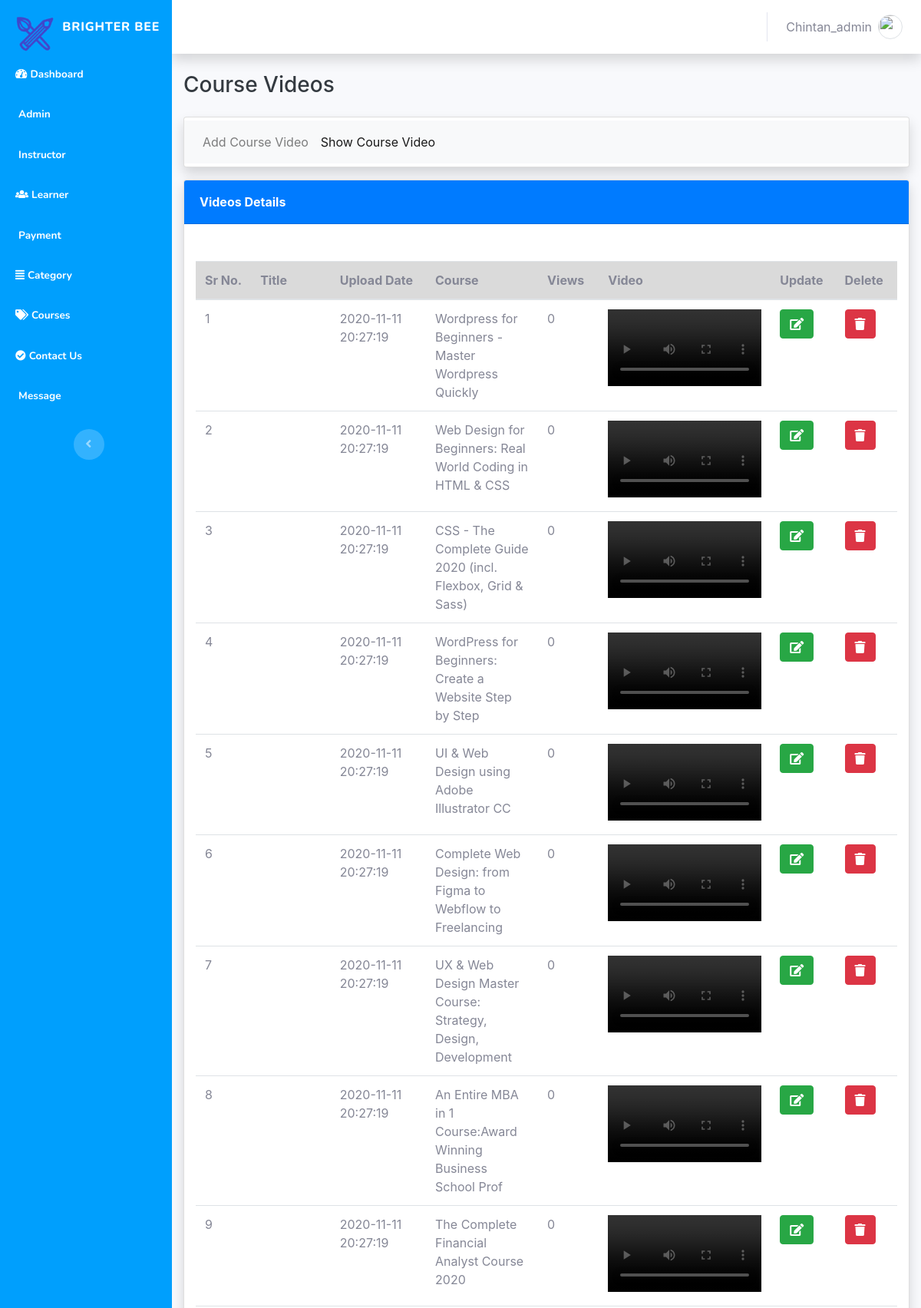
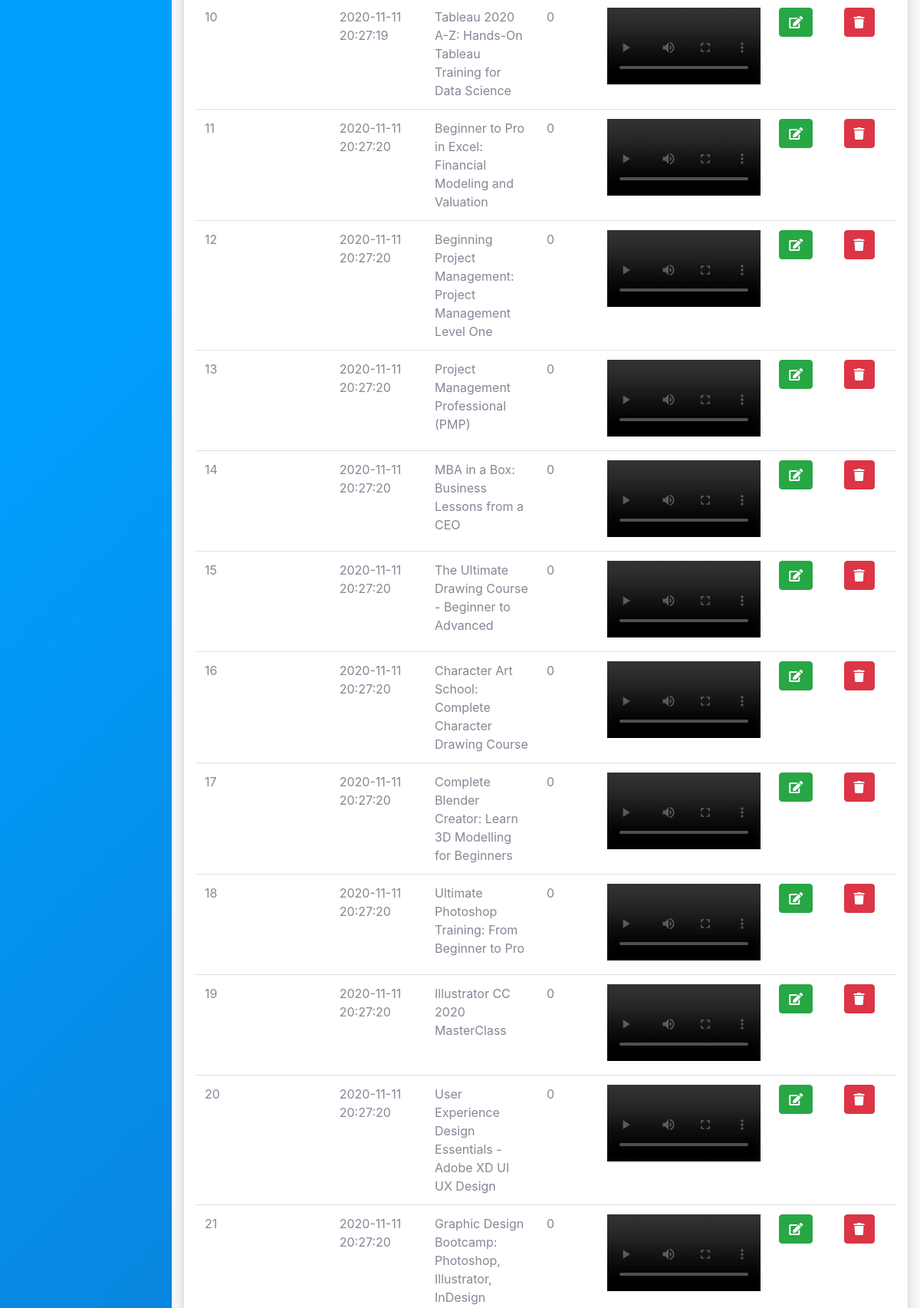
Screenshot of /admin/update-video.php (signed in, upper part) with the database file from the repository (2 pictures, top to bottom).
### tables this page shows
CREATE TABLE `videos` (
  `id` int(11) NOT NULL,
  `previewvideo` text NOT NULL,
  `mainvideo` text NOT NULL,
  `entityId` int(11) NOT NULL,
  `views` int(11) NOT NULL DEFAULT 0,
  `uploadDate` datetime NOT NULL DEFAULT current_timestamp()
);

CREATE TABLE `entities` (
  `id` int(11) NOT NULL,
  `name` varchar(250) NOT NULL,
  `thumbnail` varchar(250) NOT NULL DEFAULT 'entities/thumbnails/bel.jpg',
  `categoryId` int(11) NOT NULL,
  `short_des` text NOT NULL DEFAULT '\'Lorem Ipsum is simply dummy text of the printing and typesetting industry. Lorem Ipsum has been \'',
  `long_des` text NOT NULL DEFAULT '\'\\\'Lorem ipsum dolor sit amet, consectetur adipiscing elit. Integer nec odio. Praesent libero. Sed cursus ante dapibus diam. Sed nisi. Nulla quis sem at nibh elementum imperdiet. Duis sagittis ipsum. Praesent mauris. Fusce nec tellus sed augue semper porta. Mauris massa. Vestibulum lacinia arcu eget nulla. Class aptent taciti sociosqu ad litora torquent per conubia nostra, per inceptos himenaeos. Curabitur sodales ligula in libero. Sed dignissim lacinia nunc. Curabitur tortor. Pellentesque nibh. Aenean quam. In scelerisque sem at dolor. Maecenas mattis. Sed convallis tristique sem. Proin ut ligula vel nunc egestas porttitor. Morbi lectus risus, iaculis vel, suscipit quis, luctus non, massa.\\\'\'',
  `teacherid` int(11) DEFAULT NULL,
  `duration` varchar(50) NOT NULL DEFAULT '02:00:00',
  `student_en` varchar(3000) NOT NULL DEFAULT '109',
  `language` text NOT NULL DEFAULT 'English',
  `overview` text NOT NULL DEFAULT '\'Lorem ipsum dolor sit amet, consectetur adipiscing elit. Integer nec odio. Praesent libero. Sed cursus ante dapibus diam. Sed nisi. Nulla quis sem at nibh elementum imperdiet. Duis sagittis ipsum. Praesent mauris. Fusce nec tellus sed augue semper porta. Mauris massa. Vestibulum lacinia arcu eget nulla. Class aptent taciti sociosqu ad litora torquent per conubia nostra, per inceptos himenaeos. Curabitur sodales ligula in libero. Sed dignissim lacinia nunc. Curabitur tortor. Pellentesque nibh. Aenean quam. In scelerisque sem at dolor. Maecenas mattis. Sed convallis tristique sem. Proin ut ligula vel nunc egestas porttitor. Morbi lectus risus, iaculis vel, suscipit quis, luctus non, massa.\'',
  `requirmnet` text NOT NULL DEFAULT '\'\\\'Lorem ipsum dolor sit amet, consectetur adipiscing elit. Integer nec odio. Praesent libero. Sed cursus ante dapibus diam. Sed nisi. Nulla quis sem at nibh elementum imperdiet. Duis sagittis ipsum. Praesent mauris. Fusce nec tellus sed augue semper porta. Mauris massa. Vestibulum lacinia arcu eget nulla. Class aptent taciti sociosqu ad litora torquent per conubia nostra, per inceptos himenaeos. Curabitur sodales ligula in libero. Sed dignissim lacinia nunc. Curabitur tortor. Pellentesque nibh. Aenean quam. In scelerisque sem at dolor. Maecenas mattis. Sed convallis tristique sem. Proin ut ligula vel nunc egestas porttitor. Morbi lectus risus, iaculis vel, suscipit quis, luctus non, massa.\\\'\'',
  `status` tinyint(1) NOT NULL DEFAULT 0
);

### admin/update-video.php (the view, shortened to what this page needs)
<?php
require_once("include/header.php");
?>
<!DOCTYPE html>
<html>
<head>
<link rel="stylesheet" href="assets/bootstrap/css/bootstrap.min.css">
    <link rel="stylesheet" href="assets/fonts/fontawesome-all.min.css">
    <link rel="stylesheet" type="text/css" href="https://cdnjs.cloudflare.com/ajax/libs/twitter-bootstrap/4.1.1/css/bootstrap.min.css"/>
    <link rel="stylesheet" type="text/css" href="https://cdn.datatables.net/v/bs4-4.1.1/jq-3.3.1/dt-1.10.21/datatables.min.css"/>
</head>
<body id="page-top">
    <div id="wrapper">
        <?php require_once("include/sidebar.php");?>
        <div class="d-flex flex-column" id="content-wrapper">
            <div id="content">
                <?php require_once("include/topbar.php");?>
                <div class="container-fluid">
                    <h3 class="text-dark mb-4">Course Videos</h3>
                    <div class="row mb-3">
                        <div class="col-12">
                            <div class="row">
                                <div class="col">
                                    <div class="card shadow mb-3 py-1">
                                        <nav class="navbar navbar-expand-lg navbar-light bg-light">
                                            <div class="" id="navbarNav">
                                                <ul class="navbar-nav">
                                                <li class="nav-item ">
                                                    <a class="nav-link" href="add-Video.php">Add Course Video</a>
                                                </li>
                                                <li class="nav-item active">
                                                    <a class="nav-link" href="update-Video.php">Show Course Video<span class="sr-only">(current)</span></a>
                                                </li>
                                                </ul>
                                            </div>
                                        </nav>
                                    </div>
                                    <div class="card shadow mb-3">
                                        <div class="card-header bg-primary py-3">
                                            <p class="text-white m-0 font-weight-bold">Videos Details</p>
                                        </div>
                                        <div class="container-fluid">
                                            <div class="card-body">
                                                </div>
                                                <div class="table-responsive table mt-2" >
                                                    <table class="table  table-hover  my-0" >
                                                        <thead >
                                                            <tr class="table-active">
                                                                <th>Sr&nbsp;No.</th>
                                                                <th style="width:20%;">Title</th>
                                                                <th style="width:20%;">Upload Date</th>
                                                                <th style="width:10%;">Course</th>
                                                                <th style="width:10%;">Views</th>
                                                                <th style="width:10%;">Video</th>
                                                                <th style="width:10%;">Update</th>
                                                                <th style="width:10%;">Delete</th>
                                                            </tr>
                                                        </thead>
                                                        <tbody>
                                                            <?php
                                                                $query = $con->prepare("SELECT * FROM videos ");
                                                                $query->execute();
                                                                $c=0;
                                                                if ($query->rowCount() != 0) {
                                                                    while($row = $query->fetch(PDO::FETCH_ASSOC)) {
                                                                        $en = $row["entityId"];
                                                                        $en_query = $con->prepare("SELECT name FROM entities WHERE id = '$en' ");
                                                                        $en_query->execute();
                                                                        $enrow = $en_query->fetch(PDO::FETCH_ASSOC);
                                                                        $video = $row["filePath"];
                                                                        $c++;
                                                                    echo "<tr>
                                                                        <td>$c</td>
                                                                        <td>".$row["title"].
                                                                        "</td><td>".$row["uploadDate"].
                                                                        "</td><td>".$enrow["name"].
                                                                        "</td><td>".$row["views"].
                                                                        "</td><td><span style='display:none;'>$video</span> <video controls style='height: 100px;width: 200px;'><source src='../$video'>"
.
                                                                        "</video></td><td><span style='display:none;'>$row[id]</span><button  class='btn btn-success editbtn' data-toggle='modal' data-target='#editmodal'>
                                                                        <i class='fas fa-edit'></i>
                                                                </button></td><td>".
                                                                        "<a href='delete.php?video=$row[id]' style='margin-bottom:5px;' class='btn btn-danger'>
                                                                        <i class='fas fa-trash'></i>
                                                                        </a></td></tr>";
                                                                    }
                                                                    echo "</table>";
                                                                    }
                                                                    else {
                                                                        echo "<tr><td colspan='7' class='text-center'>No  video Found in Db </td></tr>";
                                                                    }
                                                            ?>
                                            </div>
                                        </div>
                                    </div>
                                </div>
                            </div>
                        </div>
                    </div>
                </div>
            </div>
        </div>
    </div>
</body>
</html>

### rows the page displays
videos: uploadDate "2020-11-11 20:27:19", entityId.name "Wordpress for Beginners - Master Wordpress Quickly", views "0"
videos: uploadDate "2020-11-11 20:27:19", entityId.name "Web Design for Beginners: Real World Coding in HTML & CSS", views "0"
videos: uploadDate "2020-11-11 20:27:19", entityId.name "CSS - The Complete Guide 2020 (incl. Flexbox, Grid & Sass)", views "0"
videos: uploadDate "2020-11-11 20:27:19", entityId.name "WordPress for Beginners: Create a Website Step by Step", views "0"
videos: uploadDate "2020-11-11 20:27:19", entityId.name "UI & Web Design using Adobe Illustrator CC", views "0"
videos: uploadDate "2020-11-11 20:27:19", entityId.name "Complete Web Design: from Figma to Webflow to Freelancing", views "0"
videos: uploadDate "2020-11-11 20:27:19", entityId.name "UX & Web Design Master Course: Strategy, Design, Development", views "0"
videos: uploadDate "2020-11-11 20:27:19", entityId.name "An Entire MBA in 1 Course:Award Winning Business School Prof", views "0"
videos: uploadDate "2020-11-11 20:27:19", entityId.name "The Complete Financial Analyst Course 2020", views "0"
videos: uploadDate "2020-11-11 20:27:19", entityId.name "Tableau 2020 A-Z: Hands-On Tableau Training for Data Science", views "0"
videos: uploadDate "2020-11-11 20:27:20", entityId.name "Beginner to Pro in Excel: Financial Modeling and Valuation", views "0"
videos: uploadDate "2020-11-11 20:27:20", entityId.name "Beginning Project Management: Project Management Level One", views "0"
videos: uploadDate "2020-11-11 20:27:20", entityId.name "Project Management Professional (PMP)", views "0"
videos: uploadDate "2020-11-11 20:27:20", entityId.name "MBA in a Box: Business Lessons from a CEO", views "0"
videos: uploadDate "2020-11-11 20:27:20", entityId.name "The Ultimate Drawing Course - Beginner to Advanced", views "0"
videos: uploadDate "2020-11-11 20:27:20", entityId.name "Character Art School: Complete Character Drawing Course", views "0"
videos: uploadDate "2020-11-11 20:27:20", entityId.name "Complete Blender Creator: Learn 3D Modelling for Beginners", views "0"
videos: uploadDate "2020-11-11 20:27:20", entityId.name "Ultimate Photoshop Training: From Beginner to Pro", views "0"
videos: uploadDate "2020-11-11 20:27:20", entityId.name "Illustrator CC 2020 MasterClass", views "0"
videos: uploadDate "2020-11-11 20:27:20", entityId.name "User Experience Design Essentials - Adobe XD UI UX Design", views "0"
videos: uploadDate "2020-11-11 20:27:20", entityId.name "Graphic Design Bootcamp: Photoshop, Illustrator, InDesign", views "0"

### other values shown
$adminLoggedIn "Chintan_admin"
